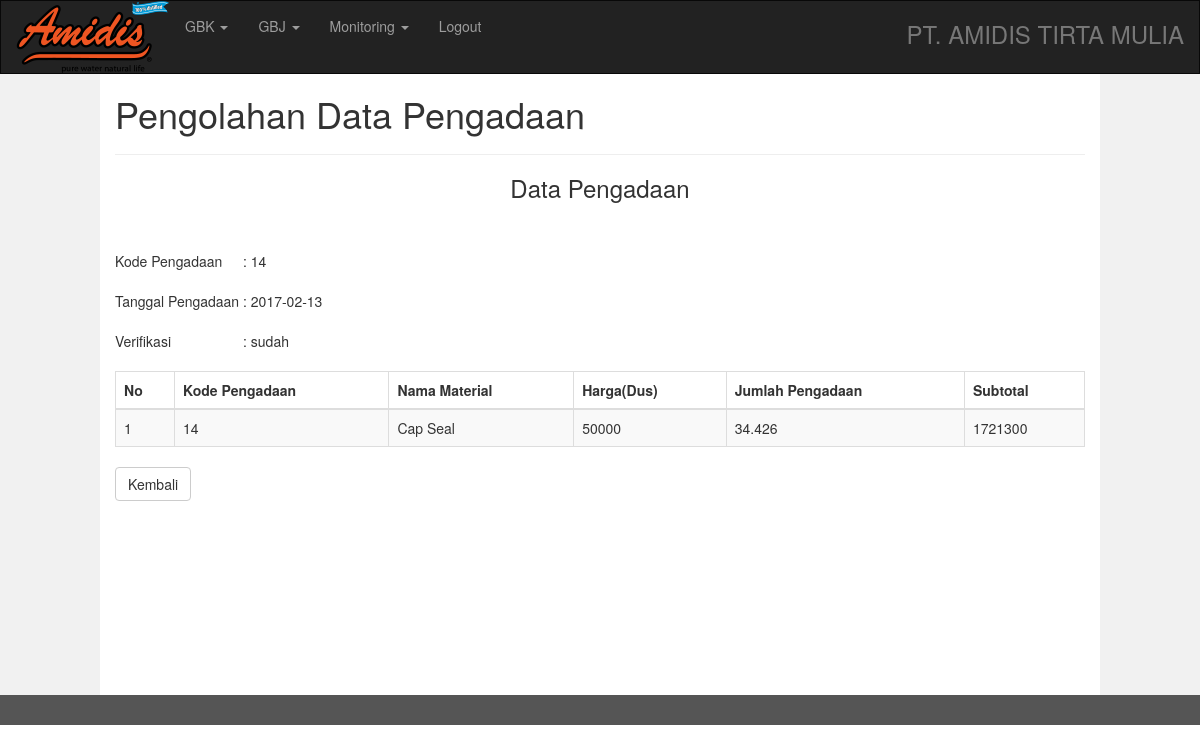
The page /monitoring_detail_pengadaan.php?&id=14 (signed in) on the database its author committed.
### tables this page shows
CREATE TABLE IF NOT EXISTS `t_pengadaan` (
  `id_pengadaan` int(5) NOT NULL AUTO_INCREMENT,
  `tgl_pengadaan` date NOT NULL,
  `jumlah` int(20) DEFAULT NULL,
  `total_harga` int(20) NOT NULL,
  `verifikasi` enum('sudah','belum') NOT NULL DEFAULT 'belum',
  `id_supplier` int(5) NOT NULL,
  `Status` enum('sudah diterima','belum diterima') NOT NULL,
  `id_material` int(20) DEFAULT NULL,
  PRIMARY KEY (`id_pengadaan`),
  KEY `id_supplier` (`id_supplier`),
  KEY `id_material` (`id_material`)
);

CREATE TABLE IF NOT EXISTS `t_material` (
  `id_material` int(20) NOT NULL AUTO_INCREMENT,
  `nama_material` varchar(12) NOT NULL,
  `qty` int(12) NOT NULL,
  `harga` int(20) NOT NULL,
  `stok` int(12) NOT NULL,
  `pengeluaran` int(12) NOT NULL,
  `sisa` int(12) NOT NULL,
  `bulan` varchar(20) DEFAULT NULL,
  `total_harga` int(20) NOT NULL,
  `safety_stock` int(20) DEFAULT NULL,
  `status` enum('persediaan aman','persediaan tidak aman') NOT NULL,
  `id_bom` int(12) NOT NULL,
  PRIMARY KEY (`id_material`),
  KEY `id_bom` (`id_bom`)
);

### monitoring_detail_pengadaan.php (the view, shortened to what this page needs)
<!DOCTYPE html>
<html lang="en">
<head>
  <link rel="stylesheet" href="css/bootstrap.min.css">
</head>
<body>
<?php
$id= $_GET['id'];
$hasil = mysql_query("SELECT t_pengadaan.id_pengadaan, t_material.nama_material, t_material.harga, t_pengadaan.jumlah,t_pengadaan.total_harga FROM t_pengadaan JOIN t_material ON t_pengadaan.id_material=t_material.id_material  WHERE t_pengadaan.id_pengadaan = '$id'") or die (mysql_error());
$hasil2 = mysql_query(" SELECT id_pengadaan, tgl_pengadaan, verifikasi FROM t_pengadaan where id_pengadaan='$id'");
$baris  = mysql_fetch_row($hasil2);
?>
<div class="navbar navbar-inverse">
  <div class="container-fluid">
    <div class="navbar-header">
       <a href="front/indexgudang.php"><img src="logo.png" class="img-responsive" alt="Responsive image" ></a>
    </div>
     <div class="collapse navbar-collapse" id="myNavbar">
      <ul class="nav navbar-nav">
        <li class="dropdown">
          <a href="#" class="dropdown-toggle" data-toggle="dropdown" role="button" aria-haspopup="true" aria-expanded="false"> GBK <span class="caret"></span></a>
        <li class="dropdown">
          <a href="#" class="dropdown-toggle" data-toggle="dropdown" role="button" aria-haspopup="true" aria-expanded="false"> GBJ <span class="caret"></span></a>
    <li class="dropdown">
          <a href="#" class="dropdown-toggle" data-toggle="dropdown" role="button" aria-haspopup="true" aria-expanded="false"> Monitoring <span class="caret"></span></a>
        </li>
    <li><a href="login/login.php">Logout</a></li>
      </ul>
      <ul class="nav navbar-nav navbar-right">
        <li><h3 class="text-muted">PT. AMIDIS TIRTA MULIA</h3></li>
      </ul>
    </div>
  </div>
</div>
<div class="container-fluid text-center">
  <div class="row content">
    <div class="col-sm-1 sidenav">
    </div>
    <div class="col-sm-10 text-left">
      <h1>Pengolahan Data Pengadaan</h1>
      <hr>
	  <div style="text-align: right;">
	  <h3 align="center">Data Pengadaan</h3>
	  <br><br>
	 <table style="border-spacing:10px;">
      <thead>
      <tr align="left">
        <td>Kode Pengadaan</td>
        <td>&nbsp;:&nbsp;<?php echo $baris[0]; ?></td>
      </tr>
      <tr><td>&nbsp;</td></tr>
      <tr  align="left">
        <td>Tanggal Pengadaan</td>
        <td>&nbsp;:&nbsp;<?php echo $baris[1]; ?></td>
      </tr>
      <tr><td>&nbsp;</td></tr>
      <tr align="left">
        <td>Verifikasi</td>
        <td>&nbsp;:&nbsp;<?php echo $baris[2]; ?></td>
      </tr>
     </thead>
    </table>
  </div> <br>
    <table class="table table-bordered table-striped">
      <thead>
      <tr>
        <th>No</th>
        <th>Kode Pengadaan</th>
        <th>Nama Material</th>
        <th>Harga(Dus) </th>
        <th>Jumlah Pengadaan</th>
        <th>Subtotal</th>
      </tr>
    </thead>
    <tbody>
      <?php
     $i=1;
      while($row = mysql_fetch_array($hasil)){ ?>
      <tr>
        <td><?php echo $i; ?></td>
        <td><?php echo $row['id_pengadaan']; ?></td>
        <td><?php echo $row['nama_material']; ?></td>
        <td><?php echo $row['harga']; ?></td>
        <?php $jml = $row['jumlah'] /1000 ?>
        <td><?php echo $jml; ?></td>
        <?php $total = $row['harga'] *$jml; ?>
        <td><?php echo  $total; ?></td>
      </tr>
    <?php $i++;}  ?>
    </tbody>
  </table>
  <a type="button" href="monitoringpengadaan.php" class="btn btn-default">Kembali </a>
   </div>
    <div class="col-sm-1 sidenav">
   </div>
 </div>
</div>
<footer class="container-fluid text-center">
</footer>
</body>
</html>

### monitoring_detail_pengadaan.php (style rules this page uses)
.navbar { margin-bottom: 0; border-radius: 0; }
.row.content { height: 621px; }
.sidenav { padding-top: 20px; background-color: #f1f1f1; height: 100%; }
footer { background-color: #555; color: white; padding: 15px; }

### rows shown on the page
t_pengadaan: id_pengadaan "14", tgl_pengadaan "2017-02-13", verifikasi "sudah", id_material.nama_material "Cap Seal", id_material.harga "50000", jumlah "34.426", total "1721300"
